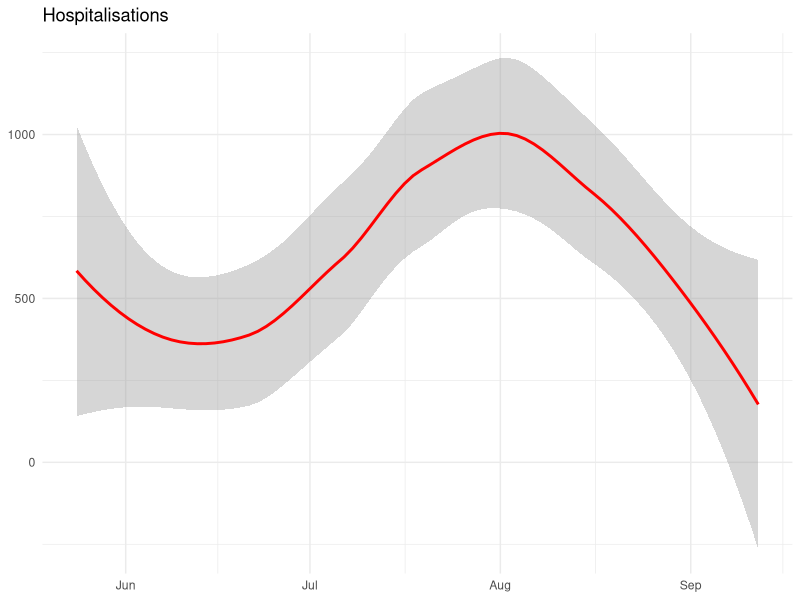
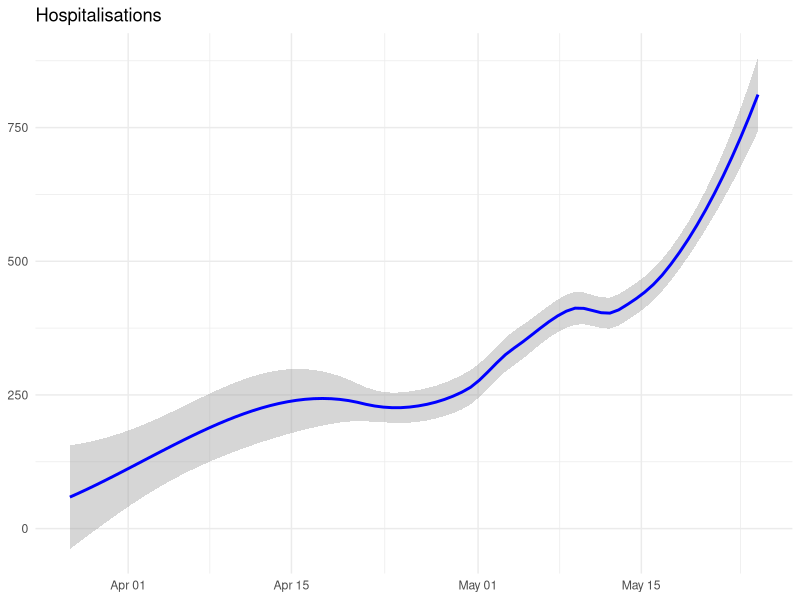

Write R code to recreate these figures, in order.
## ---- chunk 1
library(tidyverse)
library(lubridate)
## ---- chunk 2
data <- read.csv("data/nicd_hospital_surveillance_data.csv")
head(data)
## ---- chunk 3
hospitalisations <- data %>%
  mutate(date = dmy(date)) %>%
  mutate(daily_admissions=total_admissions-lag(total_admissions,default=0)) %>%
  select(date, daily_admissions, total_admissions)
head(hospitalisations)
## ---- chunk 4
ggplot() + 
  #geom_smooth(hospitalisations, mapping = aes(date, total_admissions), color = "blue") + 
  geom_smooth(hospitalisations, mapping = aes(date, daily_admissions), color = "red") + 
  scale_y_continuous() +
  scale_x_date() +
  theme_minimal() +
  labs(title= "Hospitalisations",
       x = NULL,
       y = NULL) 
## ---- chunk 5
data <- read.csv("data/covid19za_timeline_testing.csv")
head(data)
## ---- chunk 6
hospitalisations <- data %>%
  mutate(date = dmy(date)) %>%
  select(date, hospitalisation) %>%
  filter(!is.na(hospitalisation))
head(hospitalisations)
## ---- chunk 7
ggplot(hospitalisations, aes(date, hospitalisation)) + 
  geom_smooth(color = "blue") + 
  scale_y_continuous() +
  scale_x_date() +
  theme_minimal() +
  labs(title= "Hospitalisations",
       x = NULL,
       y = NULL) 
# problem - a lot of missing data
